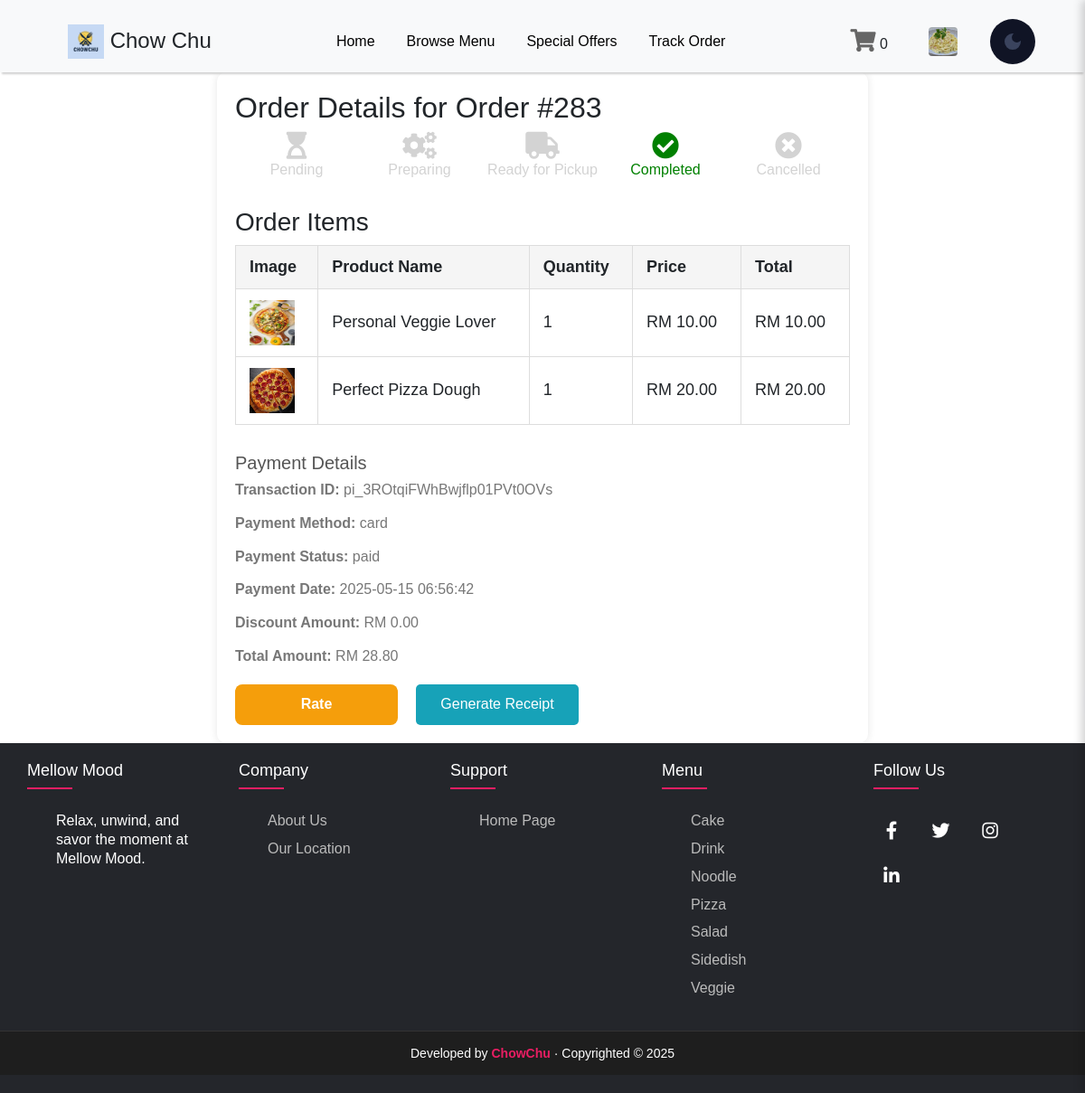
Page /collaborative/member/order_detail.php?orderId=283 (signed in) on the committed database.
### tables this page shows
CREATE TABLE `student` (
  `studentID` varchar(10) NOT NULL,
  `name` varchar(50) DEFAULT NULL,
  `email` varchar(100) DEFAULT NULL,
  `password` varchar(255) DEFAULT NULL,
  `phone` varchar(15) DEFAULT NULL,
  `cgpa` decimal(3,2) DEFAULT NULL,
  `profileImage` varchar(255) DEFAULT NULL
);

CREATE TABLE `orders` (
  `orderId` int(11) NOT NULL,
  `studentId` varchar(255) DEFAULT NULL,
  `voucherId` int(11) DEFAULT NULL,
  `orderStatus` varchar(255) DEFAULT NULL,
  `orderDate` datetime DEFAULT NULL,
  `subtotal` double DEFAULT NULL,
  `totalAmount` double DEFAULT NULL,
  `discountAmount` decimal(10,2) DEFAULT NULL,
  `orderCreatedAt` timestamp NULL DEFAULT current_timestamp()
);

CREATE TABLE `order_detail` (
  `orderItemId` int(11) NOT NULL,
  `orderId` int(11) DEFAULT NULL,
  `foodId` int(11) DEFAULT NULL,
  `quantity` int(11) DEFAULT NULL,
  `price` double DEFAULT NULL,
  `totalAmount` double DEFAULT NULL
);

CREATE TABLE `fooddetail` (
  `id` int(11) NOT NULL,
  `foodId` varchar(255) DEFAULT NULL,
  `foodName` varchar(255) DEFAULT NULL,
  `foodImage` varchar(255) DEFAULT NULL,
  `foodDetail` varchar(255) DEFAULT NULL,
  `price` double DEFAULT NULL,
  `status` varchar(255) DEFAULT NULL,
  `foodType` varchar(30) DEFAULT NULL
);

### collaborative/member/order_detail.php (the view, shortened to what this page needs)
<?php
require '../component/connect.php';
require '../component/header.php';
?>
<?php
if (isset($_SESSION['studentID'])) {
    $_user = $_SESSION;
} else {
    echo "User is not logged in.";
    exit;
}
$orderID = $_GET['orderId'] ?? $_SESSION['orderId'] ?? null;
$stmt = $pdo->prepare('
    SELECT
        o.orderId,
        o.orderDate,
        o.totalAmount,
        o.discountAmount,
        o.orderStatus AS orderStatus,
        oi.foodId,
        f.foodName,
        oi.quantity,
        oi.price AS itemPrice,
        oi.totalAmount AS itemTotalPrice,
        IFNULL(pay.amount, 0) AS totalAmount,
        IFNULL(pay.transactionReference, "") AS transactionReference,
        IFNULL(pay.paymentMethod, "") AS paymentMethod,
        IFNULL(pay.paymentStatus, "") AS paymentStatus,
        IFNULL(pay.paymentDate, "") AS paymentDate,
        f.foodImage
    FROM orders o
    LEFT JOIN order_detail oi ON o.orderId = oi.orderId
    LEFT JOIN fooddetail f ON oi.foodId = f.id
    LEFT JOIN payment pay ON o.orderId = pay.orderId
    WHERE o.orderId = ?
');
$stmt->execute([$orderID]);
$orderDetails = $stmt->fetchAll();
$order = $orderDetails[0];
$reviewCheckStmt = $pdo->prepare('
    SELECT * FROM review WHERE orderId = ? AND studentId = ?
');
$reviewCheckStmt->execute([$orderID, $_user['studentID']]);
$existingReview = $reviewCheckStmt->fetch();
?>
<!DOCTYPE html>
<html lang="en">
<head>
    <link href="https://cdnjs.cloudflare.com/ajax/libs/font-awesome/5.15.4/css/all.min.css" rel="stylesheet">
</head>
<body>
<div class="order-container">
    <h2>Order Details for Order #<?= htmlspecialchars($order['orderId']) ?></h2>
    <div class="order-status-container">
        <div class="order-status-step <?= strtolower($order['orderStatus']) === 'pending' ? 'active' : 'inactive' ?>">
            <i class="fa fa-hourglass-start"></i><br>Pending
        </div>
        <div class="order-status-step <?= strtolower($order['orderStatus']) === 'preparing' ? 'active' : 'inactive' ?>">
            <i class="fa fa-cogs"></i><br>Preparing
        </div>
        <div class="order-status-step <?= strtolower($order['orderStatus']) === 'ready for pickup' ? 'active' : 'inactive' ?>">
            <i class="fa fa-truck"></i><br>Ready for Pickup
        </div>
        <div class="order-status-step <?= strtolower($order['orderStatus']) === 'completed' ? 'active' : 'inactive' ?>">
            <i class="fa fa-check-circle"></i><br>Completed
        </div>
        <div class="order-status-step <?= strtolower($order['orderStatus']) === 'cancelled' ? 'active' : 'inactive' ?>">
            <i class="fa fa-times-circle"></i><br>Cancelled
        </div>
    </div>
    <div class="order-items">
        <h3>Order Items</h3>
        <table>
            <thead>
                <tr>
                    <th>Image</th>
                    <th>Product Name</th>
                    <th>Quantity</th>
                    <th>Price</th>
                    <th>Total</th>
                </tr>
            </thead>
            <tbody>
                <?php foreach ($orderDetails as $item): ?>
                    <tr>
                        <td>
                            <?php if (!empty($item['foodImage'])): ?>
                                <img src="../uploaded_files/<?= htmlspecialchars($item['foodImage']) ?>" alt="<?= htmlspecialchars($item['foodName']) ?>" width="50" height="50">
                            <?php else: ?>
                                No image available
                            <?php endif; ?>
                        </td>
                        <td><?= htmlspecialchars($item['foodName']) ?></td>
                        <td><?= htmlspecialchars($item['quantity']) ?></td>
                        <td>RM <?= htmlspecialchars(number_format($item['itemPrice'], 2)) ?></td>
                        <td>RM <?= htmlspecialchars(number_format($item['itemTotalPrice'], 2)) ?></td>
                    </tr>
                <?php endforeach; ?>
            </tbody>
        </table>
    </div>
    <div class="payment-details">
        <h3>Payment Details</h3>
        <p><strong>Transaction ID:</strong> <?= htmlspecialchars($order['transactionReference']) ?></p>
        <p><strong>Payment Method:</strong> <?= htmlspecialchars($order['paymentMethod']) ?></p>
        <p><strong>Payment Status:</strong> <?= htmlspecialchars($order['paymentStatus']) ?></p>
        <p><strong>Payment Date:</strong> <?= htmlspecialchars($order['paymentDate']) ?></p>
        <p><strong>Discount Amount:</strong> RM <?= htmlspecialchars(number_format($order['discountAmount'], 2)) ?></p>
        <p><strong>Total Amount:</strong> RM <?= htmlspecialchars(number_format($order['totalAmount'], 2)) ?></p>
    </div>
    <div class="button-container">
        <?php
        $orderStatus = strtolower($order['orderStatus']);
        if ($orderStatus === 'pending') : ?>
            <button class="order-action-btn cancel-btn" id="cancelOrderBtn" data-order-id="<?= htmlspecialchars($order['orderId']) ?>">
                Cancel Order
            </button>
        <?php elseif ($orderStatus === 'preparing' || $orderStatus === 'ready for pickup') : ?>
            <div class="order-status-only">
                <strong>Status:</strong> <?= htmlspecialchars(ucwords(str_replace('readyforpickup', 'Ready for Pickup', $orderStatus))) ?>
            </div>
        <?php elseif ($orderStatus === 'completed') : ?>
            <?php if ($existingReview): ?>
                <button id="viewReviewBtn" class="order-action-btn rate-btn">View Your Review</button>
            <?php else: ?>
                <form method="post" action="review.php" class="button-form">
                    <button type="submit" class="order-action-btn rate-btn">Rate</button>
                </form>
            <?php endif; ?>
            <a href="../member/invoice.php?orderId=<?= htmlspecialchars($order['orderId']) ?>" target="_blank" class="order-action-btn receipt-btn">Generate Receipt</a>
        <?php endif; ?>
    </div>
</div>
<?php require '../component/footer.php'; ?>
</body>
</html>

### collaborative/component/header.php (shortened to what this page needs)
<?php
$loggedIn = isset($_SESSION['studentID']);
$studentID = $loggedIn ? $_SESSION['studentID'] : null;
if ($loggedIn) {
    $sql = "SELECT * FROM student WHERE studentID = :studentID";
    $stmt = $pdo->prepare($sql);
    $stmt->bindParam(':studentID', $studentID, PDO::PARAM_STR);
    $stmt->execute();
    if ($stmt->rowCount() === 1) {
        $student = $stmt->fetch(PDO::FETCH_ASSOC);
        $userImage = $student['profileImage'];
    }
}
$uniqueProductCount = 0;
?>
<!DOCTYPE html>
<html lang="en">
<head>
    <link rel="stylesheet" href="../css/header.css">
    <link rel="stylesheet" href="../css/footer.css">
    <link rel="stylesheet" href="../css/main.css">
    <link rel="stylesheet" href="../css/menu.css">
    <link rel="stylesheet" href="../css/cart.css">
    <link rel="stylesheet" href="../css/order.css">
    <link rel="stylesheet" href="../css/trackOrder.css">
    <link rel="stylesheet" href="../css/order_detail.css">
    <link rel="stylesheet" href="../css/account.css">
    <link rel="stylesheet" href="../css/popularFood.css">
    <link href="https://cdnjs.cloudflare.com/ajax/libs/font-awesome/6.4.2/css/all.min.css" rel="stylesheet">
    <link href="https://cdn.jsdelivr.net/npm/bootstrap@5.3.0/dist/css/bootstrap.min.css" rel="stylesheet">
</head>
<body>
    <header>
        <div class="header-container">
        <h1>
            <a href="../index.php">
                <img src="../image/chowChu.png" alt="Mellow Mood Logo" class="logo">
                Chow Chu
            </a>
        </h1>
        <div class="nav-bar">
            <a href="../index.php" class="nav-item home-btn" id="homeBtn">Home</a>
            <a href="../member/menu.php" class="nav-item" id="browseMenuBtn">Browse Menu</a>
            <a href="../member/specialOffers.php" class="nav-item" id="specialOffersBtn">Special Offers</a>
            <a href="../member/trackOrder.php" class="nav-item" id="trackOrderBtn">Track Order</a>
        </div>
            <div class="header-icons">
                <a href="#" id="cartButton">
                    <i class="fa fa-shopping-cart"></i>
                    <span class="item_count"><?php echo isset($uniqueProductCount) ? $uniqueProductCount : 0; ?></span>
                </a>
                <div class="user-dropdown">
                    <span id="user-text">
                        <?php if (isset($_SESSION['studentID']) && !empty($_SESSION['studentID'])): ?>
                            <a href="" class="logout-btn" id="profile-btn">
                            <?php
                                $userImagePath = isset($userImage) && !empty($userImage) ? "../" . $userImage : "../images/default-image.jpg";
                            ?>
                            <img src="<?php echo htmlspecialchars($userImagePath); ?>" alt="Profile Image" class="profile-img">
                            </a>
                        <?php endif; ?>
                    </span>
                </div>
                <button id="theme-switch" class="darkmode">
                    <svg xmlns="http://www.w3.org/2000/svg" height="24px" viewBox="0 -960 960 960" width="24px"><path d="M480-120q-150 0-255-105T120-480q0-150 105-255t255-105q14 0 27.5 1t26.5 3q-41 29-65.5 75.5T444-660q0 90 63 153t153 63q55 0 101-24.5t75-65.5q2 13 3 26.5t1 27.5q0 150-105 255T480-120Z"/></svg>
                </button>
            </div>
        </div>
    </header>
</body>
</html>

### collaborative/css/header.css (style rules this page uses)
body, input, button, textarea, select { font: 16px 'Roboto', sans-serif; }
html, body { height: 100%; margin: 0; }
body { margin: 0; height: 100vh; display: grid; grid: auto auto 1fr auto / auto; }
header { background-color: #f8f9fa; height: 80px; box-sizing: border-box; padding: 20px 45px; position: sticky; top: 0; left: 0; width: 100%; z-index: 1000; box-shadow: 0 4px 2px -2px rgb(209, 209, 209); }
.header-container { display: flex; justify-content: space-between; align-items: center; width: 100%; padding: 0 10px; }
header h1 { margin: 0; padding-left: 20px; background: url(/image/petlogo.png) no-repeat left / 30px; font-size: 24px; }
h1 { display: flex; align-items: center; gap: 10px; }
h1 .logo { width: 40px; height: auto; }
header a { color: inherit; text-decoration: none; }
.header-icons { display: flex; gap: 15px; align-items: center; }
.header-icons i { font-size: 25px; cursor: pointer; color: #666; }
.nav-bar { display: flex; align-items: center; gap: 15px; }
.nav-item { padding: 10px 10px; font-size: 16px; text-decoration: none; color: black; border-radius: 20px; transition: background-color 0.3s ease, color 0.3s ease; }
#cartButton { margin-right: 15px; }
.user-dropdown { position: relative; display: inline-block; cursor: pointer; }
#user-text { font-size: 16px; font-weight: bold; color: black; padding: 10px 15px; display: inline-block; cursor: pointer; }
.darkmode { --base-color: #070b1d; --base-variant: #101425; --text-color: #ffffff; --secondary-text: #a4a5b8; --primary-color: #3a435d; --accent-color: #0071ff; }
button { border: none; padding: .8em 2em; background-color: var(--primary-color); color: white; border-radius: 4px; font: inherit; text-transform: uppercase; font-weight: 500; cursor: pointer; }
#theme-switch { height: 50px; width: 50px; padding: 0; border-radius: 50%; background-color: var(--base-variant); display: flex; justify-content: center; align-items: center; position: static; top: 20px; right: 20px; margin-right: 0; }
#theme-switch svg { fill: var(--primary-color); }
.profile-img { width: 32px; height: 32px; object-fit: cover; border-radius: 4px; margin-right: 6px; vertical-align: middle; }

### collaborative/css/main.css (style rules this page uses)
:root { --color-first: #695aed; --color-second: #350286; --color-third: #fdf1f3; --color-white: #fff; --text-large: 60px; --text-medium: 23px; --text-regular: 13px; --font-weight-thin: 300; --font-weight-regular: 400; --font-weight-medium: 500; --font-weight-bold: 700; --box-shadow-main: 0px 20px 40px rgba(0, 0, 0, 0.08); --border-radius: 10px; --animate: all 0.3s ease-in-out; }
* { padding: 0; margin: 0; box-sizing: border-box; scroll-behavior: smooth; line-height: 1.3; font-family: "Rubik", sans-serif; }

### collaborative/css/order.css (style rules this page uses)
.order-container { max-width: 1200px; margin: 0 auto; background: white; padding: 20px; border-radius: 10px; box-shadow: 0 4px 8px rgba(0, 0, 0, 0.1); }
table { width: 100%; border-collapse: collapse; margin-bottom: 30px; }
th, td { padding: 10px; text-align: left; border: 1px solid #ddd; }
th { background-color: #f2f2f2; }
button { padding: 10px 20px; font-size: 16px; color: white; background-color: #007bff; border: none; cursor: pointer; text-align: center; }

### collaborative/css/trackOrder.css (style rules this page uses)
.order-items { margin-top: 20px; }

### collaborative/css/account.css (style rules this page uses)
button[type="submit"] { padding: 12px 24px; background-color: #f59e0b; border: none; border-radius: 8px; font-size: 16px; font-weight: 600; color: white; cursor: pointer; transition: background-color 0.3s ease, transform 0.2s ease; }

### collaborative/css/popularFood.css (style rules this page uses)
button { padding: 10px 15px; background-color: #4CAF50; color: white; border: none; border-radius: 5px; cursor: pointer; margin: 5px; }

### rows in the picture
student: profileImage (placeholder picture)
orders: orderId "283", discountAmount "0.00"
order_detail: foodId.foodImage (picture), foodId.foodName "Personal Veggie Lover", quantity "1", price "10.00", totalAmount "10.00"
order_detail: foodId.foodImage (picture), foodId.foodName "Perfect Pizza Dough", quantity "1", price "20.00", totalAmount "20.00"

### other values in the picture
$uniqueProductCount "0"
$order['transactionReference'] "pi_3ROtqiFWhBwjflp01PVt0OVs"
$order['paymentMethod'] "card"
$order['paymentStatus'] "paid"
$order['paymentDate'] "2025-05-15 06:56:42"
$order['totalAmount'] "28.80"
$type "Cake"
$type "Drink"
$type "Noodle"
$type "Pizza"
$type "Salad"
$type "Sidedish"
$type "Veggie"
